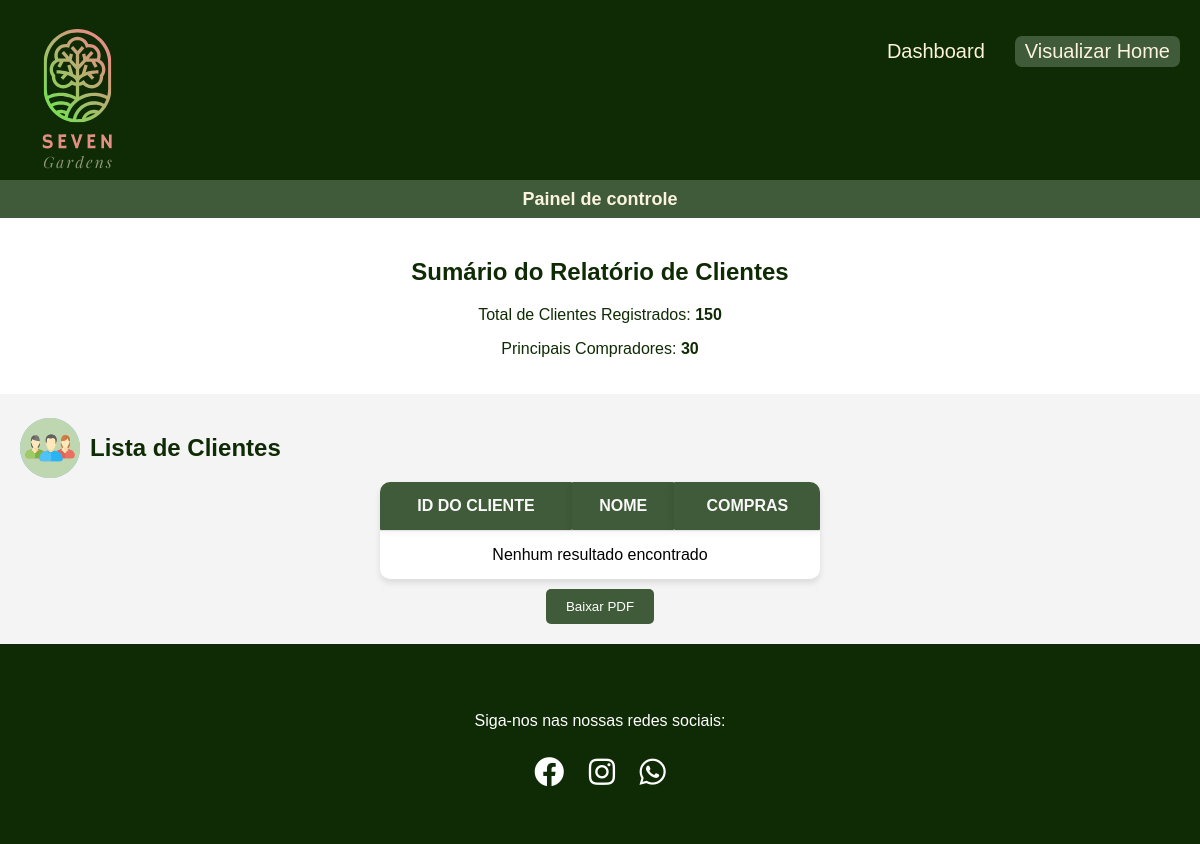
The page /Front-end/html/Relatorio.php on the database as committed earlier.
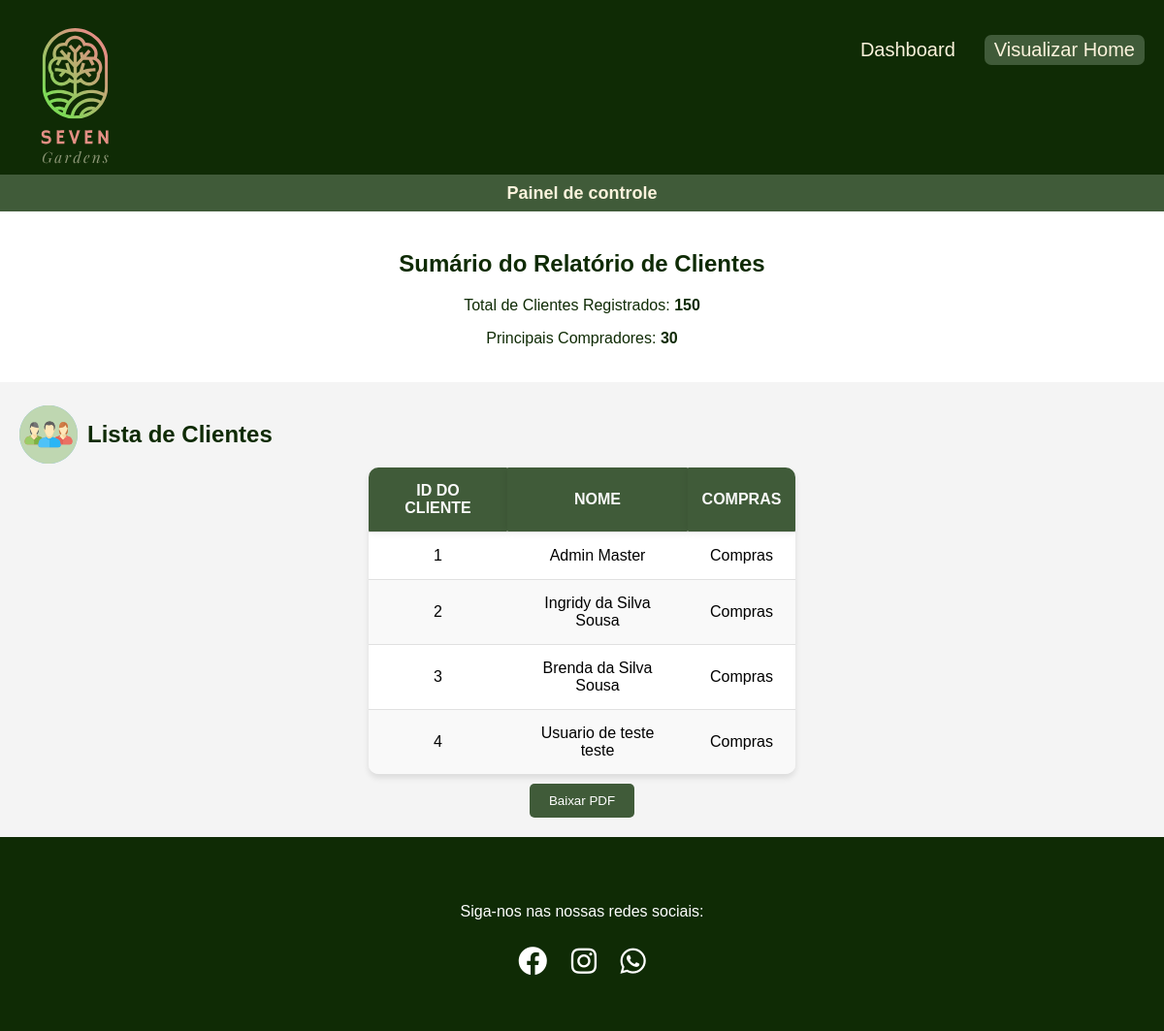
The same page on the database as committed later.
### tables this page shows
CREATE TABLE `usuario` (
  `idUsuario` int(11) NOT NULL,
  `nome_completo` varchar(80) NOT NULL,
  `data_nascimento` date NOT NULL,
  `sexo` char(20) NOT NULL,
  `nome_materno` varchar(255) NOT NULL,
  `cpf` varchar(14) NOT NULL,
  `email` varchar(100) NOT NULL,
  `telefone_celular` varchar(11) NOT NULL,
  `user_name` varchar(50) NOT NULL,
  `senha` varchar(255) NOT NULL,
  `tipo_usuario` enum('Cliente','Colaborador','Master') NOT NULL,
  `ativado` tinyint(1) NOT NULL
);

### Front-end/html/Relatorio.php (the view, shortened to what this page needs)
<!DOCTYPE html>
<html lang="pt">
<head>
  <link rel="stylesheet" href="../css/Relatorio.css">
  <link rel="stylesheet" href="https://cdnjs.cloudflare.com/ajax/libs/font-awesome/5.15.4/css/all.min.css">
</head>
<body>
  <header>
    <section class="header">
      <div>
        <img class="logo" src="../img/logoatual.svg" alt="" srcset="" />
      </div>
      <nav>
        <div class="navegacao">
          <ul>
            <li class="login">Dashboard</li>
            <li class="cadastrar">Visualizar Home</li>
          </ul>
        </div>
      </nav>
    </section>
    <section class="opcoes">
      <h2>Painel de controle</h2>
    </section>
  </header>
  <main>
    <section id="report-summary">
      <h1>Sumário do Relatório de Clientes</h1>
      <p>Total de Clientes Registrados: <strong>150</strong></p>
      <p>Principais Compradores: <strong>30</strong></p>
    </section>
    <section id="client-table">
      <div class="icon-clientes">
        <img src="../img/clientes.svg" alt="Ícone de lista de clientes para gerenciar e acompanhar seus clientes" class="iconCard" />
        <h2>Lista de Clientes</h2>
      </div>
      <table id="tabelaUsuarios">
        <thead>
          <tr>
            <th>ID do Cliente</th>
            <th>Nome</th>
            <th>Compras</th>
          </tr>
        </thead>
        <tbody>
          <?php
          include('../PHP/connect.php');
          $sql = "SELECT idUsuario, nome_completo FROM usuario";
          $stmt = $pdo->prepare($sql);
          $stmt->execute();
          $data = $stmt->fetchAll(PDO::FETCH_ASSOC);
          if (!empty($data)) {
            foreach ($data as $row) {
              echo "<tr>";
              echo "<td>" . htmlspecialchars($row['idUsuario']) . "</td>";
              echo "<td>" . htmlspecialchars($row['nome_completo']) . "</td>";
              echo "<td>Compras</td>";
              echo "</tr>";
            }
          } else {
            echo "<tr><td colspan='3'>Nenhum resultado encontrado</td></tr>";
          }
          ?>
        </tbody>
      </table>
      <div class="btn-download">
        <button onclick="downloadPDF()">Baixar PDF</button>
      </div>
    </section>
  </main>
  <footer>
    <br>
    <div class="social-icons">
      <p> Siga-nos nas nossas redes sociais:</p>
      <a href="https://www.facebook.com/profile.php?id=100063959239107" class="icon" target="_blank"><i class="fab fa-facebook"></i></a>
      <a href="https://www.instagram.com/polen_azul?utm_source=ig_web_button_share_sheet&igsh=ZDNlZDc0MzIxNw==" class="icon" target="_blank"><i class="fab fa-instagram"></i></a>
      <a href="https://www.whatsapp.com/catalog/5521981510975/?app_absent=0" class="icon" target="_blank"><i class="fab fa-whatsapp""></i></a>
    </div>
  </footer>
</body>

### Front-end/css/Relatorio.css (style rules this page uses)
#report-summary { text-align: center; padding: 20px; background-color: #fff; color: #0f2b05; }
.btn-download { display: flex; justify-content: center; }
#client-table { padding: 20px; }
#client-table h2 { color: #0f2b05; }
.iconCard { width: 60px; padding-right: 10px; }
.icon-clientes { display: flex; justify-content: flex-start; }
button { background-color: #405b39; color: #fff; padding: 10px 20px; border-radius: 5px; border: none; cursor: pointer; margin-top: 10px; }
body { margin: 0; background-color: #f4f4f4; font-family: Arial, Helvetica, sans-serif; }
header { background-color: #0f2b05; }
.header { height: 180px; display: flex; justify-content: space-between; }
ul { padding: 20px; display: flex; gap: 20px; }
.header ul li { list-style-type: none; font-size: 20px; }
.logo { width: 155px; height: 200px; }
.opcoes { justify-content: space-around; display: flex; background: #405b39; height: 38px; align-items: center; font-size: 12px; }
.opcoes h2 { color: #fbf3dc; }
.login { color: #fbf3dc; border-radius: 7px; padding: 4px 10px; }
.cadastrar { background-color: #405b39; color: #fbf3dc; border-radius: 7px; padding: 4px 10px; }
footer { background-color: #0f2b05; height: 200px; position: relative; display: flex; justify-content: center; align-items: center; }
.social-icons { text-align: center; }
.social-icons p { color: #fff; text-align: center; font-size: 16px; }
.social-icons .icon { display: inline-block; margin: 10px 10px 0; font-size: 30px; color: #fff; transition: transform 0.3s ease; }
footer { background-color: #0f2b05; height: 200px; flex-direction: column; align-items: center; }
.social-icons { margin-bottom: 20px; }
#tabelaUsuarios { margin: 0 auto; width: 38%; border-collapse: collapse; background-color: #fff; border-radius: 10px; overflow: hidden; box-shadow: 0 4px 6px rgba(0, 0, 0, 0.1); }
#tabelaUsuarios th, #tabelaUsuarios td { padding: 15px; border-bottom: 1px solid #e0e0e0; text-align: center; }
#tabelaUsuarios th { background-color: #405b39; color: #f9f9f9; font-weight: bold; text-transform: uppercase; border-radius: 1px; box-shadow: 0 0 10px rgba(0, 0, 0, 0.1); }
#tabelaUsuarios tbody tr:nth-child(even) { background-color: #f9f9f9; }
#tabelaUsuarios tbody tr:last-child td { border-bottom: none; }
#tabelaUsuarios th:first-child, #tabelaUsuarios td:first-child { border-left: none; }
#tabelaUsuarios th:last-child, #tabelaUsuarios td:last-child { border-right: none; }

Rows that differ between the two databases and show on the page:
added usuario: idUsuario "1", nome_completo "Admin Master"
added usuario: idUsuario "2", nome_completo "Ingridy da Silva Sousa"
added usuario: idUsuario "3", nome_completo "Brenda da Silva Sousa"
added usuario: idUsuario "4", nome_completo "Usuario de teste teste"
Other text that changed with them:
text no longer shown: "Nenhum resultado encontrado"
